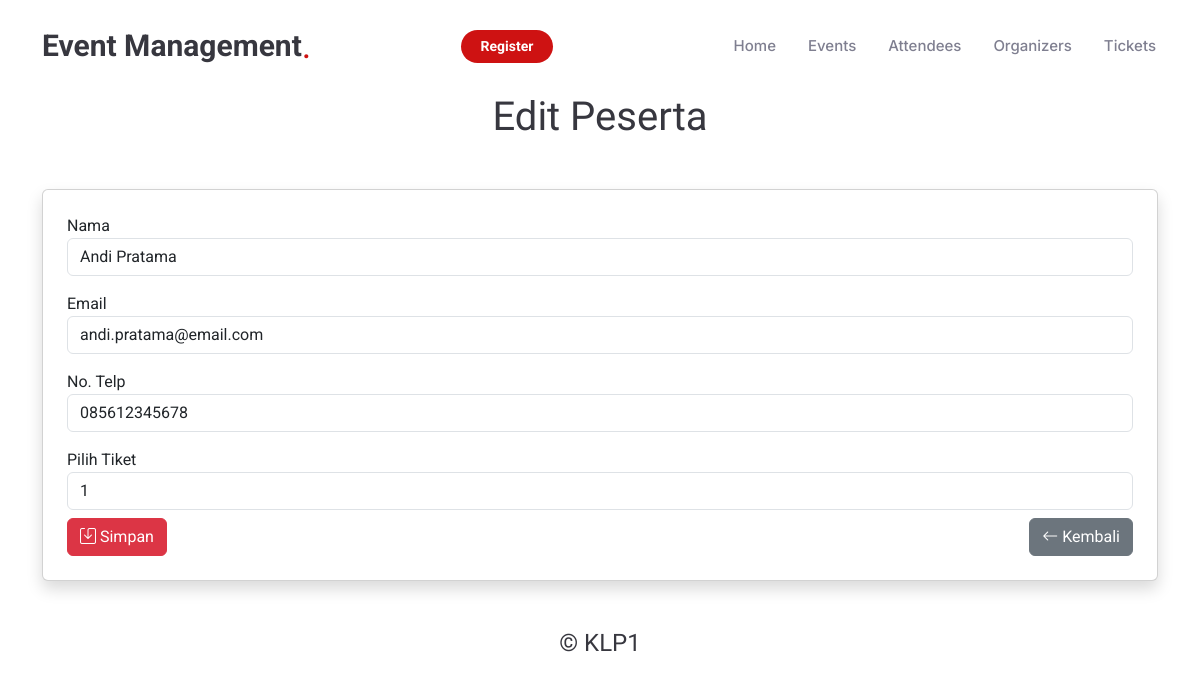
Page /peserta/edit/1 on the committed database.
### tables this page shows
CREATE TABLE `attendees` (
  `id_att` int NOT NULL,
  `nama` varchar(50) NOT NULL,
  `email` varchar(30) NOT NULL,
  `no_tlp` varchar(15) NOT NULL,
  `id_tiket` int NOT NULL
);

CREATE TABLE `tickets` (
  `id_tiket` int NOT NULL,
  `jenis_tiket` enum('VIP','REGULAR') NOT NULL,
  `harga` decimal(10,2) NOT NULL,
  `kuota` int NOT NULL,
  `id_events` int NOT NULL
);

### app/controllers/PesertaController.php (called while the page is built, shortened)
<?php
require_once '../app/models/Peserta.php';
require_once '../app/models/tiketModels.php';
class AttendeesController
{
    private $pesertaModel;
    private $ticketModel;
    public function __construct()
    {
        $this->pesertaModel = new Peserta();
        $this->ticketModel = new TicketModel();
    }
    public function edit($id_att)
    {
        $tiket = $this->ticketModel->getAllTickets();
        $attendee = $this->pesertaModel->find($id_att);
        require_once __DIR__ . '/../views/peserta/edit.php';
    }
}

### public/index.php (called while the page is built, shortened)
<?php
require_once '../routes.php';

### config/database.php (called while the page is built, shortened)
<?php
class Database {
    private $host = 'localhost';
    private $db_name = '2D_klp1';
    private $username = 'root';
    private $password = '';
    public function connect() {
        $this->conn = null;
        try {
            $this->conn = new PDO("mysql:host=" . $this->host . ";dbname=" . $this->db_name, $this->username, $this->password);
            $this->conn->setAttribute(PDO::ATTR_ERRMODE, PDO::ERRMODE_EXCEPTION);
        } catch(PDOException $e) {
            echo "Connection error: " . $e->getMessage();
        }
        return $this->conn;
    }
}
?>

### app/models/Peserta.php (called while the page is built, shortened)
<?php
require_once "../config/database.php";
class Peserta {
    private $db;
    public function __construct() {
        $this->db = (new Database())->connect();
    }
    public function find($id_att) {
        $query = $this->db->prepare("SELECT * FROM attendees WHERE id_att = :id_att");
        $query->bindParam(':id_att', $id_att, PDO::PARAM_INT);
        $query->execute();
        return $query->fetch(PDO::FETCH_ASSOC);
    }
}

### app/models/tiketModels.php (called while the page is built, shortened)
<?php
require_once '../config/database.php';
class TicketModel {
    private $db;
    public function __construct() {
        $this->db = (new Database())->connect();
    }
    public function getAllTickets() {
        $query = $this->db->prepare("SELECT t.id_tiket, t.jenis_tiket, t.harga, t.kuota, e.nama_acara FROM tickets t JOIN events e ON t.id_events = e.id_events");
        $query->execute();
        return $query->fetchAll(PDO::FETCH_ASSOC);
    }
}
?>

### app/views/peserta/edit.php (the view, shortened to what this page needs)
<!DOCTYPE html>
<html lang="en">
<head>
    <link rel="stylesheet" href="/public/assets/vendor/bootstrap/css/bootstrap.min.css">
    <link href="/public/assets/css/main.css" rel="stylesheet">
    <link href="/public/assets/vendor/bootstrap-icons/bootstrap-icons.css" rel="stylesheet">
    <link href="/public/assets/vendor/aos/aos.css" rel="stylesheet">
    <link href="/public/assets/vendor/glightbox/css/glightbox.min.css" rel="stylesheet">
    <link href="/public/assets/vendor/swiper/swiper-bundle.min.css" rel="stylesheet">
</head>
<body>
    <div class="text-center">
        <div class="container">
            <h1 class="mb-4">Edit Peserta</h1>
        </div>
    </div>
    <main class="container my-5">
        <div class="card shadow p-4">
            <form action="/peserta/update/<?php echo $attendee['id_att'] ?>" method="POST">
                <div class="form-group mb-3">
                    <label for="nama">Nama</label>
                    <input type="text" name="nama" id="nama" class="form-control" value="<?php echo $attendee['nama'] ?>" required>
                </div>
                <div class="form-group mb-3">
                    <label for="email">Email</label>
                    <input type="email" name="email" id="email" class="form-control" value="<?php echo $attendee['email'] ?>" required>
                </div>
                <div class="form-group mb-3">
                    <label for="no_tlp">No. Telp</label>
                    <input type="text" name="no_tlp" id="no_tlp" class="form-control" value="<?php echo $attendee['no_tlp'] ?>" required>
                </div>
                <div class="form-label">
                    <label for="id_tiket">Pilih Tiket</label>
                    <select name="id_tiket" class="form-control" required>
                        <?php foreach ($tiket as $index => $tkt): ?>
                            <option value="<?= htmlspecialchars($tkt['id_tiket']); ?>" <?= ($tkt['id_tiket'] == $attendee['id_tiket']) ? 'selected' : ''; ?>>
                                <?= htmlspecialchars($tkt['id_tiket']); ?>
                            </option><br></br>
                        <?php endforeach; ?>
                    </select>
                </div>
                <div class="d-flex justify-content-between">
                    <button type="submit" class="btn btn-danger"><i class="bi bi-save"></i> Simpan</button>
                    <a href="/peserta/index" class="btn btn-secondary"><i class="bi bi-arrow-left"></i> Kembali</a>
                </div>
            </form>
        </div>
    </main>
</body>
</html>

### public/assets/css/main.css (style rules this page uses)
:root { --default-font: "Roboto", system-ui, -apple-system, "Segoe UI", Roboto, "Helvetica Neue", Arial, "Noto Sans", "Liberation Sans", sans-serif, "Apple Color Emoji", "Segoe UI Emoji", "Segoe UI Symbol", "Noto Color Emoji"; --heading-font: "Amatic SC", sans-serif; --nav-font: "Inter", sans-serif; }
:root { --background-color: #ffffff; --default-color: #212529; --heading-color: #37373f; --accent-color: #ce1212; --surface-color: #ffffff; --contrast-color: #ffffff; }
:root { --nav-color: #7f7f90; --nav-hover-color: #ce1212; --nav-mobile-background-color: #ffffff; --nav-dropdown-background-color: #ffffff; --nav-dropdown-color: #7f7f90; --nav-dropdown-hover-color: #ce1212; }
:root { scroll-behavior: smooth; }
body { color: var(--default-color); background-color: var(--background-color); font-family: var(--default-font); }
a { color: var(--accent-color); text-decoration: none; transition: 0.3s; }
h1, h2, h3, h4, h5, h6 { color: var(--heading-color); font-family: var(--heading-font); }

### rows in the picture
attendees: nama "Andi Pratama", email "andi.pratama@email.com", no_tlp "085612345678", id_tiket "1"
